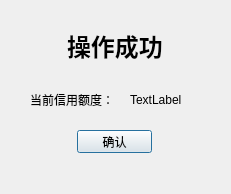
<?xml version="1.0" encoding="UTF-8"?>
<ui version="4.0">
 <class>SucessWin2</class>
 <widget class="QDialog" name="SucessWin2">
  <property name="geometry">
   <rect>
    <x>0</x>
    <y>0</y>
    <width>231</width>
    <height>194</height>
   </rect>
  </property>
  <property name="windowTitle">
   <string>系统提示</string>
  </property>
  <widget class="QLabel" name="label">
   <property name="geometry">
    <rect>
     <x>67</x>
     <y>20</y>
     <width>101</width>
     <height>51</height>
    </rect>
   </property>
   <property name="font">
    <font>
     <pointsize>18</pointsize>
     <weight>75</weight>
     <bold>true</bold>
    </font>
   </property>
   <property name="text">
    <string>操作成功</string>
   </property>
  </widget>
  <widget class="QPushButton" name="ExitButton">
   <property name="geometry">
    <rect>
     <x>77</x>
     <y>130</y>
     <width>75</width>
     <height>23</height>
    </rect>
   </property>
   <property name="text">
    <string>确认</string>
   </property>
  </widget>
  <widget class="QLabel" name="ShowCredit">
   <property name="geometry">
    <rect>
     <x>130</x>
     <y>90</y>
     <width>71</width>
     <height>20</height>
    </rect>
   </property>
   <property name="text">
    <string>TextLabel</string>
   </property>
  </widget>
  <widget class="QLabel" name="label_2">
   <property name="geometry">
    <rect>
     <x>30</x>
     <y>90</y>
     <width>81</width>
     <height>20</height>
    </rect>
   </property>
   <property name="text">
    <string>当前信用额度：</string>
   </property>
  </widget>
 </widget>
 <resources/>
 <connections/>
</ui>
